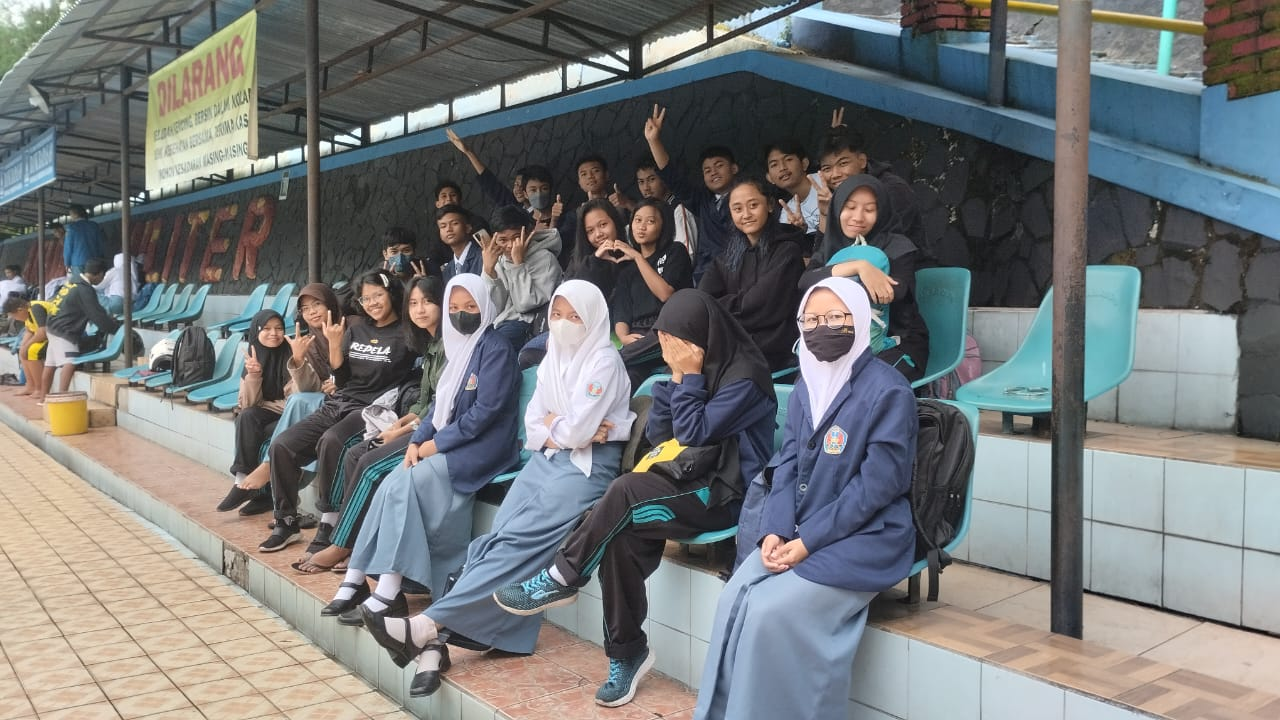
#> input picture foto2.jpeg, 1280 x 720 px
$ python face-detect.py
#> lines starting #> are read from the running program, lines starting #| are printed output that depends on the picture; after the words box and inside, x2 and y2 are one past the last pixel; in counts of white or black regions, pixels touching at a corner belong together
# pylint:disable-no-member

import cv2 as cv

img = cv.imread('foto2.jpeg')
#> img is the input picture: shape (720, 1280, 3); mean B, G, R 121.2, 120.8, 118.4
cv.imshow('Group of 5 people', img)

gray = cv.cvtColor(img, cv.COLOR_BGR2GRAY)
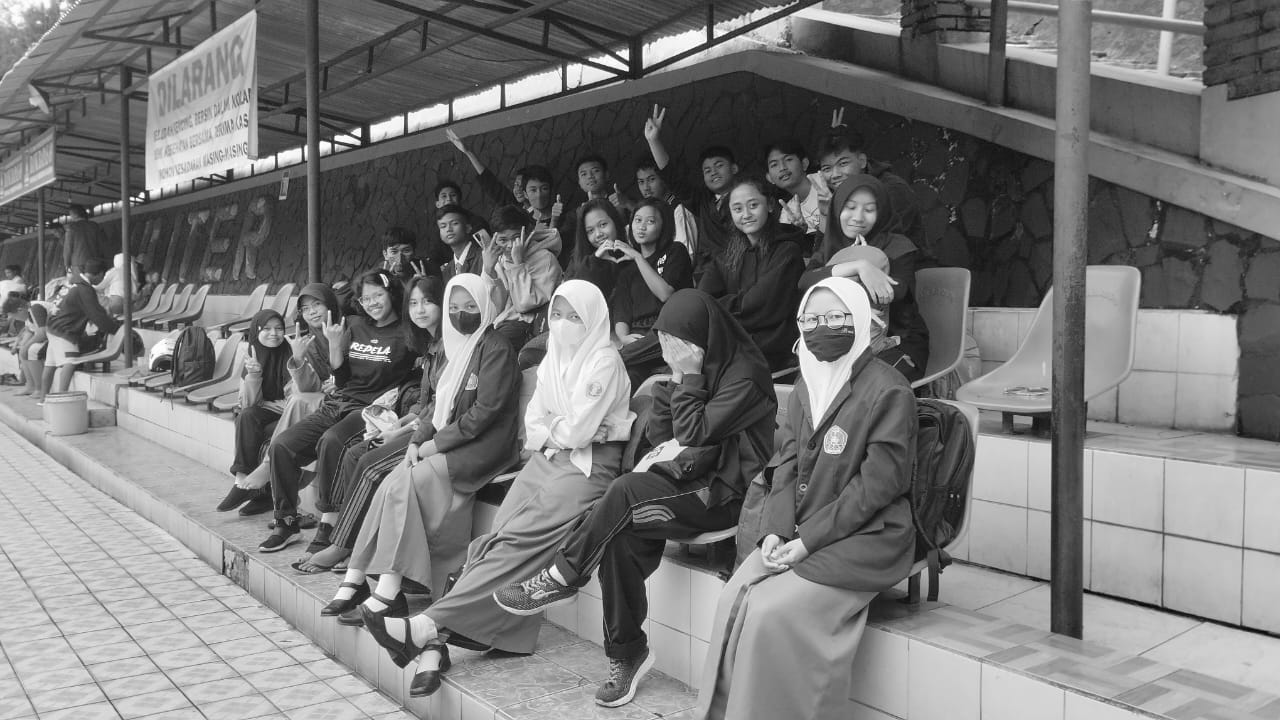
#> gray: shape (720, 1280); min 0, max 255, mean 120.1
cv.imshow('Gray People', gray)

haar_cascade = cv.CascadeClassifier('haar_face.xml')

faces_rect = haar_cascade.detectMultiScale(
    gray, scaleFactor=1.1, minNeighbors=1)
#> faces_rect = 20 rows, first 6: [576, 162, 28, 28], [633, 170, 28, 28], [524, 179, 29, 29], [628, 208, 33, 33], [435, 214, 28, 28], [403, 290, 35, 35]

print(f'Number of faces found = {len(faces_rect)}')
#| Number of faces found = 20

for (x, y, w, h) in faces_rect:
    cv.rectangle(img, (x, y), (x+w, y+h), (0, 255, 0), thickness=2)
#> this loop made 20 passes
#> (x, y, w, h) on passes 1 to 12: (576, 162, 28, 28), (633, 170, 28, 28), (524, 179, 29, 29), (628, 208, 33, 33), (435, 214, 28, 28), (403, 290, 35, 35), (258, 318, 28, 28), (823, 425, 28, 28), (357, 284, 32, 32), (698, 155, 33, 33), (296, 295, 30, 30), (836, 190, 48, 48)
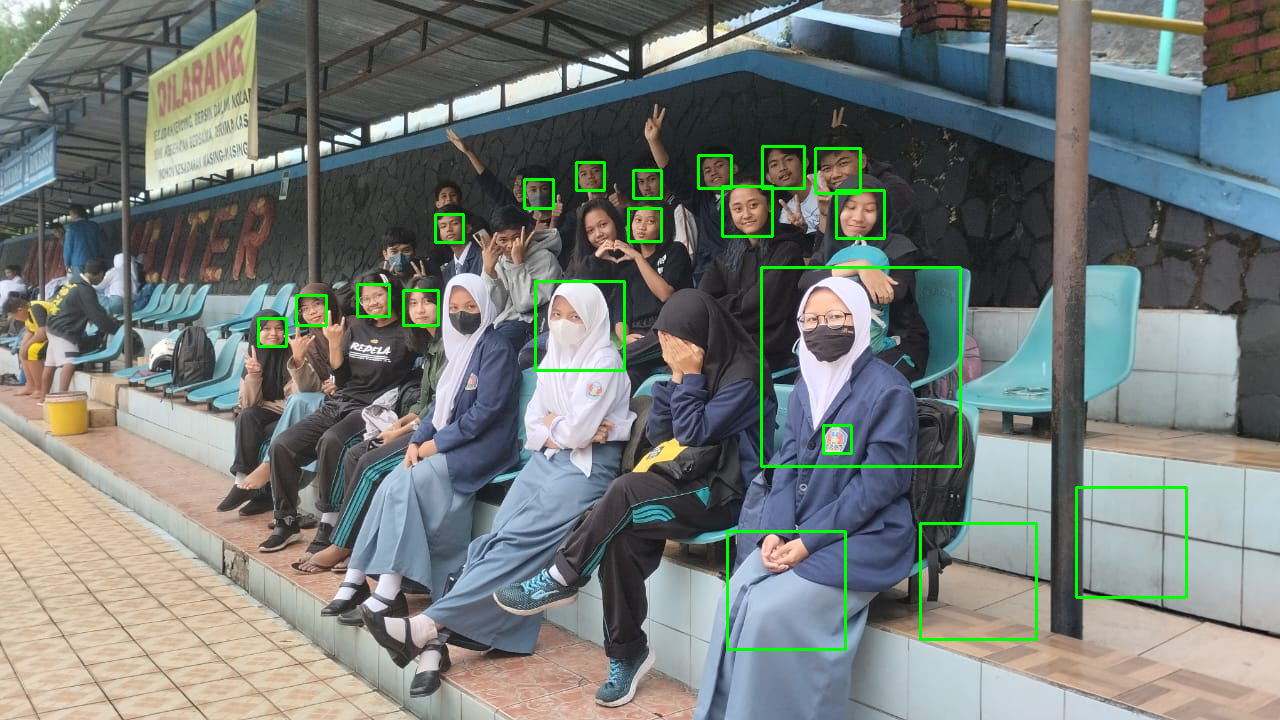
#> img: shape (720, 1280, 3); 1.48% of pixels changed, all inside (x1, y1, x2, y2) = (257, 145, 1188, 651)

cv.imshow('Detected Faces', img)

cv.waitKey(0)

$ run again, with IGnoe.jpg copied over foto2.jpeg
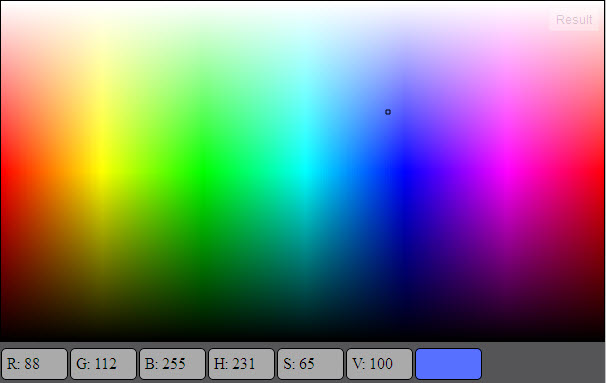
#> input picture IGnoe.jpg, 606 x 383 px
#> img is the input picture: shape (383, 606, 3); mean B, G, R 127.4, 126.3, 125.4
#> `gray = cv.cvtColor(img, cv.COLOR_BGR2GRAY)`:
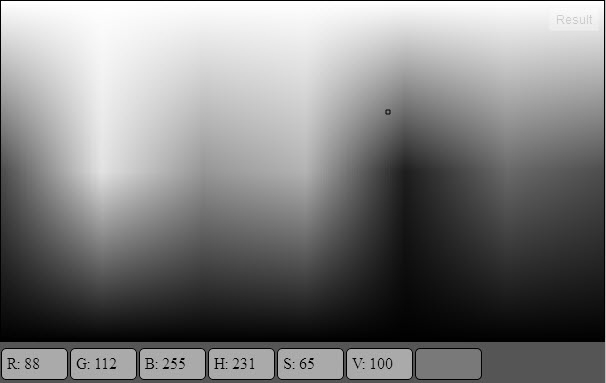
#> gray: shape (383, 606); min 0, max 255, mean 126.2
#> faces_rect = ()
#| Number of faces found = 0
